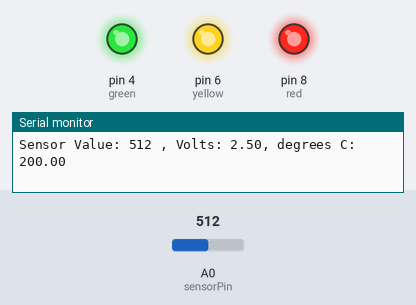
The sketch below on a simulated Arduino Uno, built with avr-gcc and run on an emulated ATmega328P. On the bench: output pins drawn as LEDs (lit = HIGH), the last lines printed to the serial monitor. The inputs (shaded band) are chosen by the test bench; at power-on: A0 (sensorPin) = 512.

Above: at 1.2 s.
1.3 s: A0 (sensorPin) set to 76
4.3 s: A0 (sensorPin) set to 66
At 5.5 s:
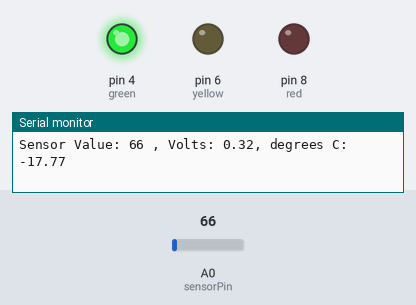
5.8 s: A0 (sensorPin) set to 0
At 7.0 s:
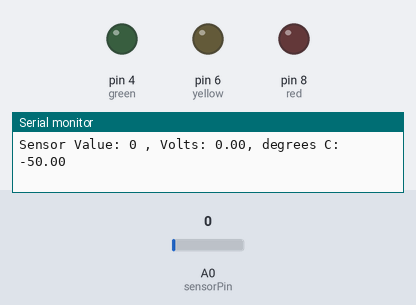
Timing chart, 0 to 8.8 s (numbered marks = the images above; inputs shaded):
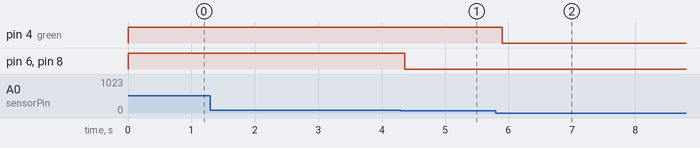

The sketch:

Week_3_Assignment.ino
```cpp
//the basis of this code comes from the arduino projects book pg43)

const int sensorPin = A0;
const float baselineTemp = -19.25;
int green = 4;
int yellow = 6;
int red = 8;

void setup(){
  Serial.begin(9600);

  for (int pinNumber = 4; pinNumber<=8; pinNumber+=2) {
    pinMode (pinNumber,OUTPUT);
    digitalWrite(pinNumber,LOW);
  }
}

void loop() {
  int sensorVal = analogRead(sensorPin);
  Serial.print("Sensor Value: ");
  Serial.print(sensorVal);
 //converting ADC reading to voltage
 float voltage = (sensorVal/1024.0) * 5.0;
 Serial.print(" , Volts: ");
 Serial.print(voltage);
 Serial.print(", degrees C: ");
 float temperature = (voltage - .5) * 100;
 Serial.println(temperature);

 if(temperature < baselineTemp){
        digitalWrite(green, LOW);
        digitalWrite(yellow, LOW);
        digitalWrite(red, LOW);   }

 else if(temperature >= baselineTemp+1 && temperature < baselineTemp+4) {
        digitalWrite(green,HIGH);
        digitalWrite(yellow,LOW);
        digitalWrite(red,LOW);    }

else if(temperature >= baselineTemp+4 && temperature < baselineTemp+10) {
        digitalWrite(green,HIGH);
        digitalWrite(yellow,HIGH);
        digitalWrite(red,HIGH);    }

else if(temperature >= baselineTemp+10){
        digitalWrite(green,HIGH);
        digitalWrite(yellow,HIGH);
        digitalWrite(red,HIGH);    }

   delay(1);
}
```

Measured:
- the behaviour switches between 72 and 71 on A0 (sensorPin) (found by bisection; images 0 and 1)
- after the input at 4.3 s, pin 6 (yellow), pin 8 (red): HIGH → LOW after 0.06 s
- after the input at 5.8 s, pin 4 (green): HIGH → LOW after 0.10 s
